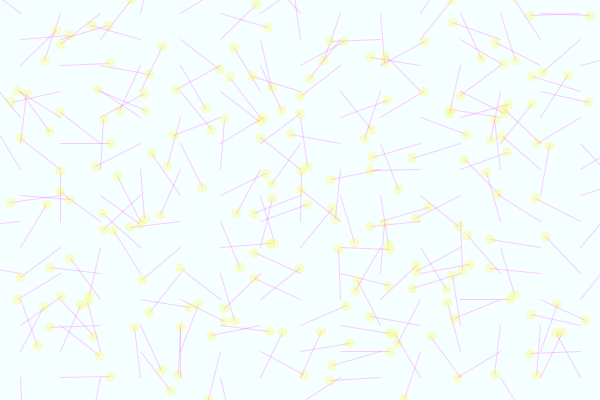
Frame 1 (no input)
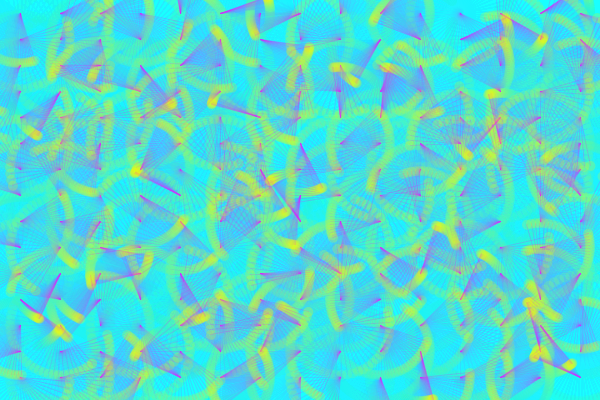
Frame 60 (the mouse pressed at the canvas centre just before this capture)
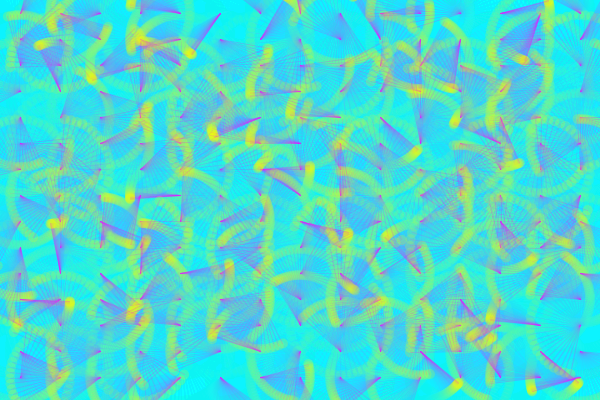
Frame 120 (the mouse held since frame 60 and released just before this capture)

The Processing sketch that drew these frames (run headless with seeded random() and noise(); from frame 60 on, the mouse is pressed at the canvas centre):

// Processing sketch: processing_110647
// ── processing_110647.pde

int N = 15;
float pasoX;
float pasoY;
float cx;
float cy;
float rad;
float[] angulo = new float[N*N];
float[] incA = new float[N*N];
float fase=PI/N;


void setup() {

  size(600, 400);
  background(255);

  cx=200; //posicion X
  cy=200; //posicion Y
  rad=50; //radio
  //incA=PI/22.5;
  pasoX = width/N;
  pasoY = height/N;

  for (int i=0; i<angulo.length; i++) {
    angulo[i] = random(0, PI*2);
    incA[i] = random(PI/360,PI/22.5);
  }
}

void draw() {

  noStroke();
  fill(0, 255, 250, 10);
  rect(0, 0, width, height);

  fase=map( mouseX, 0, width, 0, PI*2);


  int indice = 0;

  for (int j=0; j<N; j++) {
    for (int i=0; i<N; i++) {//i=i+1;
      cx = (i*pasoX)+(pasoX/2);
      cy = (j*pasoY)+(pasoY/2);
      float x = cx + rad*sin(angulo[indice]+(fase*i));
      float y = cy + rad*cos(angulo[indice]+(fase*i));
      stroke(250, 0, 255, 50);
      line(x, y, cx, cy);
      fill(250, 250, 0, 50);
      noStroke();
      ellipse(x, y, 10, 10);
      
      angulo[indice]+=incA[indice];//angulo = angulo + incA
      indice++;
    }
  }
  
 

}
// void mousePressed(){
  
 // fill(150, 50, 250, 50);
 // rect(0, 0, width, height);
  
  
  
  //------------
